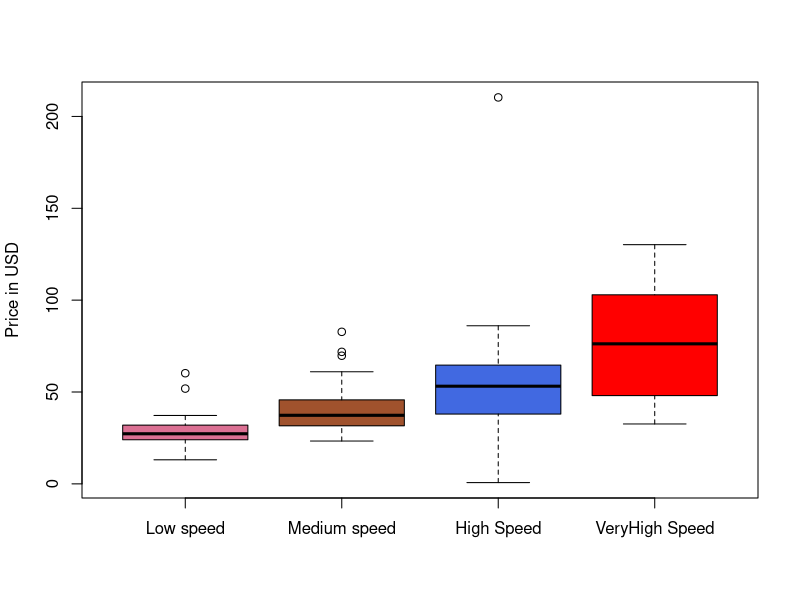
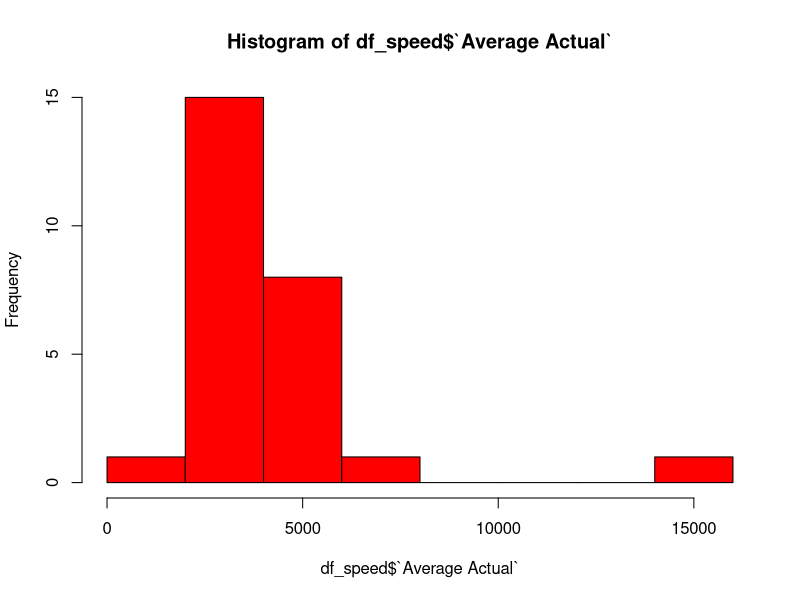
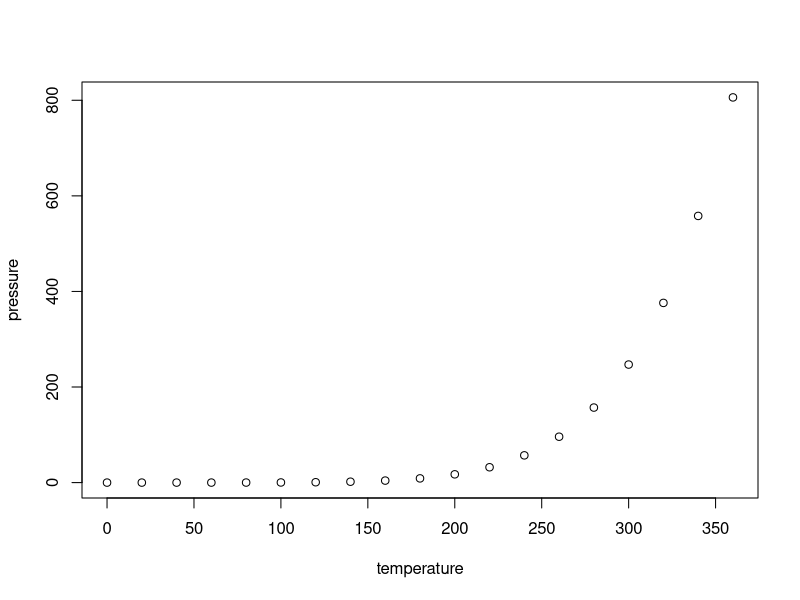

The R script that drew these images, in order:
## ---- chunk 1
knitr::opts_chunk$set(echo = TRUE, tidy.opts=list(width.cutoff=60),tidy=TRUE)
setwd("C:/Users/csekar/broadband") # change as necessary
## ---- chunk 2
library(dplyr)
library(car)

df_price = read.table("Price.csv", header = TRUE, sep = ",")
df_penetration = read.table("Penetration_Modified.csv", header = TRUE, sep = ",")
df_speed = read.table("Speed_Modified.csv", header = TRUE, sep = ",") 

# some dataset cleaning (see "Data Processing" for more details on why we did this)
drops_penetration <- c("X") # extra column to remove
df_penetration = df_penetration[ , !(names(df_penetration) %in% drops_penetration)]
colnames(df_speed)[2] <- "Country.Code" # rename country code column

# convert numeric fields to the numeric type
convert_to_numeric = function(col) {
  return(as.numeric(sub("[\\$%,]","", col)))
}
NON_ID_DATA_START <- 3 # columns 1 and 2 are the country and country code data
df_price[NON_ID_DATA_START:length(df_price)] = lapply(df_price[NON_ID_DATA_START:length(df_price)], convert_to_numeric)
df_penetration[NON_ID_DATA_START:length(df_penetration)] = 
  lapply(df_penetration[NON_ID_DATA_START:length(df_penetration)], convert_to_numeric)
df_speed[NON_ID_DATA_START:length(df_speed)] = 
  lapply(df_speed[NON_ID_DATA_START:length(df_speed)], convert_to_numeric)

# Join the data
df_partial = full_join(df_penetration, df_price, by = c("Country", "Country.Code"))
df_full = full_join(df_partial, df_speed, by = c("Country", "Country.Code"))
## ---- chunk 3
writeLines(paste(length(df_full$Country), "countries"))
writeLines(paste(df_full$Country, collapse = ", ", sep = ""))
## ---- chunk 4
cols_with_nas <- colnames(df_full)[colSums(is.na(df_full)) > 0]
## ---- chunk 5
print_nas = function(colname) {
  writeLines(paste("Number of NAs in ", colname, ": ", sum(is.na(df_full[colname])), sep = ""))
}
invisible(lapply(cols_with_nas, print_nas))
## ---- chunk 6
colnames(df_price)[3:6] <- c("Low speed", "Medium speed", "High Speed", "VeryHigh Speed")
summary(df_price)

## ---- chunk 7

boxplot(df_price[3:6],ylab = "Price in USD" , col = c("palevioletred","sienna","royalblue","red1"))
## ---- chunk 8
colnames(df_speed)[3:17] <- c("Max Advertised", "Average Advertised", "Average Actual", "Average Download", "SD download", "Average upload", "SD upload", "Average Latency", "SD Latency", "Median Download", "Median upload", "Median Latency", "Top 90% Download", "Top 90% Upload", "Bottom 10% Latency")
summary(df_speed)
## ---- chunk 9
hist(df_speed$`Average Actual`, breaks=10, col="red")
## ---- chunk 10

## ---- chunk 11
plot(pressure)
